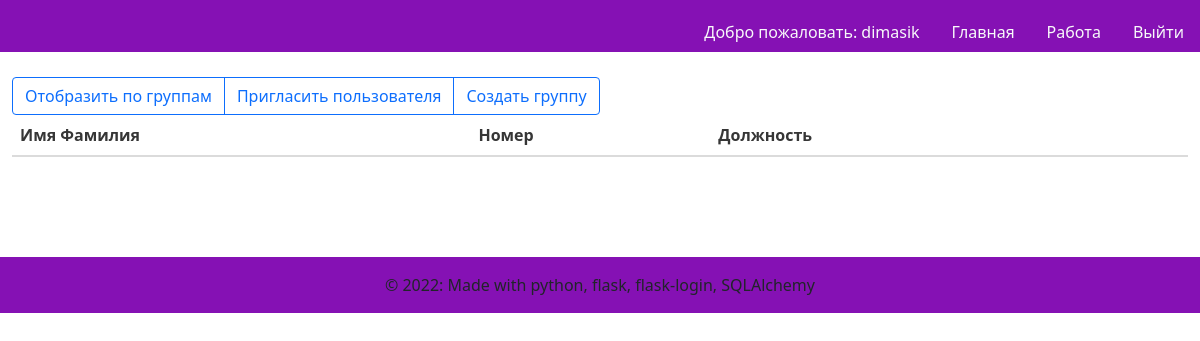
The page /workallusers (signed in) on the database as committed earlier.
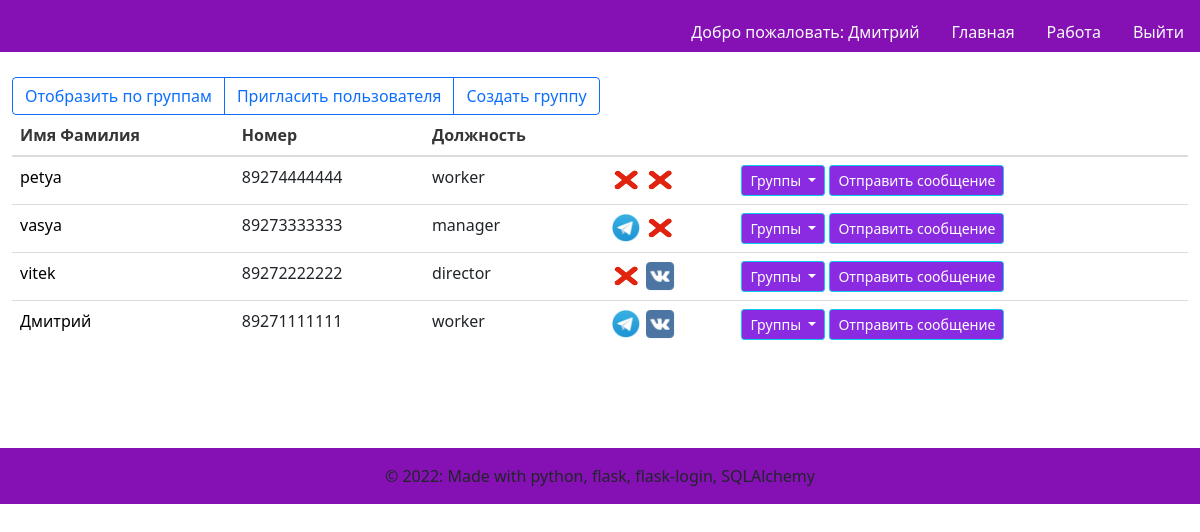
The same page on the database as committed later.
### models.py (models this page shows)
class User(UserMixin, db.Model):
    id = db.Column(db.Integer,
                   nullable=False,
                   unique=True,
                   primary_key=True,
                   autoincrement=True)  # primary keys are required by SQLAlchemy
    password = db.Column(db.String(100))  # пароль есть только у администраторов и модераторов
    name = db.Column(db.String(100))  # имя фамилия
    phone_number = db.Column(db.String(11), unique=True)  # номер телефона
    vk_authorized = db.Column(db.Boolean)  # авторизован вк или нет
    tlg_authorized = db.Column(db.Boolean)  # авторизован в телеграм или нет
    status = db.Column(db.String(30))  # статус пользователя(ожидает подтверждения\в архиве\подтвержден)
    app_role = db.Column(db.String(20))  # роль в приложении(админ, модератор, пользователь)
    organisation_role = db.Column(db.String(100))  # должность в организации

### main.py (the view)
@main.route('/workallusers')
@login_required
def workallusers():
    users = User.query.filter(User.status.in_([CONFIRMED, WAITING_ARCHIEVED])).order_by(User.name).all()
    relations = db.session.query(users_groups_relations).all()
    groups = Group.query.all()
    return render_template('workallusers.html', users=users, groups=groups, relations=relations)

### templates/workallusers.html (shortened to what this page needs)
{% extends "base.html" %}
{% block content %}
<div class="btn-group" role="group" aria-label="Basic outlined example" style="margin-top: 5px">
<a class="btn btn-outline-primary" href="./workallgroups" role="button">Отобразить по группам</a>
<a class="btn btn-outline-primary" href="{{url_for('users.createuser')}}" role="button">Пригласить пользователя</a>
<a class="btn btn-outline-primary" href="{{url_for('groups.creategroup')}}" role="button">Создать группу</a>
</div>
<table class="table table-hover">
  <thead>
    <tr>
      <th scope="col">Имя Фамилия</th>
      <th scope="col">Номер</th>
      <th scope="col">Должность</th>
        <th scope="col"></th>
      <th scope="col"></th>
    </tr>
  </thead>
    <tbody>
        {%for user in users%}
        <tr>
          <td scope="row">
              <a class="text-decoration-none" style="color: black"
                 href="{{ url_for('users.edituser', id=user['id']) }}">
              {{ user['name'] }}</a></td>
          <td>{{ user['phone_number'] }}</td>
          <td>{{ user['organisation_role'] }}</td>
          <td>
              {% if user['tlg_authorized'] %}
                  <img src="../static/images/tg.png" alt="TG" class="img-rounded" style="height:30px; width:30px"/>
              {% else %}
                  <img src="../static/images/none.png" alt="" class="img-rounded" style="height:30px; width:30px"/>
              {% endif %}
              {% if user['vk_authorized'] %}
                  <img src="../static/images/vk.png" alt="VK" class="img-rounded" style="height:30px; width:30px"/>
              {% else %}
                  <img src="../static/images/none.png" alt="" class="img-rounded" style="height:30px; width:30px"/>
              {% endif %}
          </td>
          <td>  <div class="dropdown">
                  <a class="btn btn-info btn-sm dropdown-toggle"
                     href="#" role="button" id="dropdownMenuLink"
                     data-bs-toggle="dropdown"
                     aria-expanded="false"
                        style="background-color:blueviolet; color:white">
                    Группы
                  </a>
                </div>
                <a class="btn btn-info btn-sm" style="background-color:blueviolet; color:white" href="">
                    Отправить сообщение
                </a>
          </td>
        </tr>
          {%endfor%}
    </tbody>
</table>
{% endblock %}

### templates/base.html (shortened to what this page needs)
<!DOCTYPE html>
<html>
<head>
    <link rel="stylesheet" href="https://cdnjs.cloudflare.com/ajax/libs/bulma/0.7.2/css/bulma.min.css" />
    <link href="https://cdn.jsdelivr.net/npm/bootstrap@5.1.3/dist/css/bootstrap.min.css" rel="stylesheet">
    <link rel="stylesheet" href="../static/css/preloader.css"/>
</head>
<body class="loader-body" style="background-color: #ffffff; height: inherit">
            <nav class="d-none page-header navbar navbar-light sticky-top" style="background-color: #8511b4;">
                <div class="container-fluid ">
                    <ul class="nav nav-pills position-absolute bottom-0 end-0">
                        {% if current_user.is_authenticated %}
                        <li class="nav-item">
                            <a class="nav-link text-light" style="color: black"
                                        href="{{ url_for('users.edituser', id=current_user.id) }}">
                                Добро пожаловать: {{ current_user.name }}
                            </a>
                         </li>
                        {% endif %}
                        <li class="nav-item" >
                            <a href="{{ url_for('main.index') }}" class="nav-link text-light">
                                Главная
                            </a>
                        </li>
                        {% if current_user.is_authenticated %}
                        <li class="nav-item">
                            <a href="{{ url_for('main.workallusers') }}" class="nav-link text-light">
                                Работа
                            </a>
                        </li>
                        {% endif %}
                        {% if current_user.is_authenticated %}
                        <li class="nav-item">
                            <a href="{{ url_for('auth.logout') }}" class="nav-link text-light">
                                Выйти
                            </a>
                        </li>
                        {% endif %}
                    </ul>
                </div>
            </nav>
            <div class="d-none page-main container-fluid" style="height: 82%">
                   {% block content %}
                   {% endblock %}
            </div>
            <footer class="d-none page-footer font-small blue" style="background-color: #8511b4; margin-top: 100px">
              <div class="footer-copyright text-center py-3">© 2022: Made with python, flask, flask-login, SQLAlchemy
              </div>
            </footer>
    </body>
</html>

Rows that differ between the two databases and show on the page:
now on one of the page's lists (row edited): User: name "Дмитрий", phone_number "89271111111", organisation_role "worker"
changed User: name "dimasik" → "Дмитрий"
now on this page (row edited): User: name "petya", phone_number "89274444444", organisation_role "worker", tlg_authorized False (drawn), vk_authorized False (drawn)
now on this page (row edited): User: name "vasya", phone_number "89273333333", organisation_role "manager", tlg_authorized True (drawn), vk_authorized False (drawn)
now on this page (row edited): User: name "vitek", phone_number "89272222222", organisation_role "director", tlg_authorized False (drawn), vk_authorized True (drawn)
